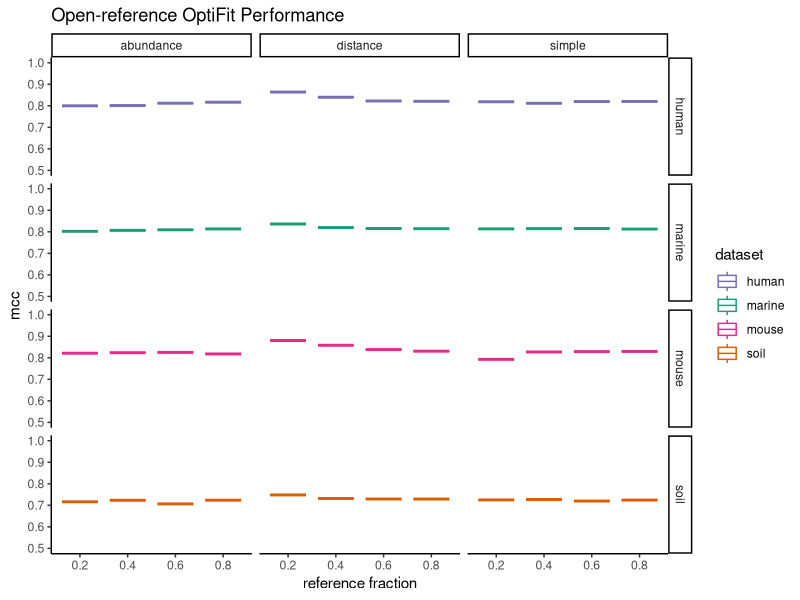
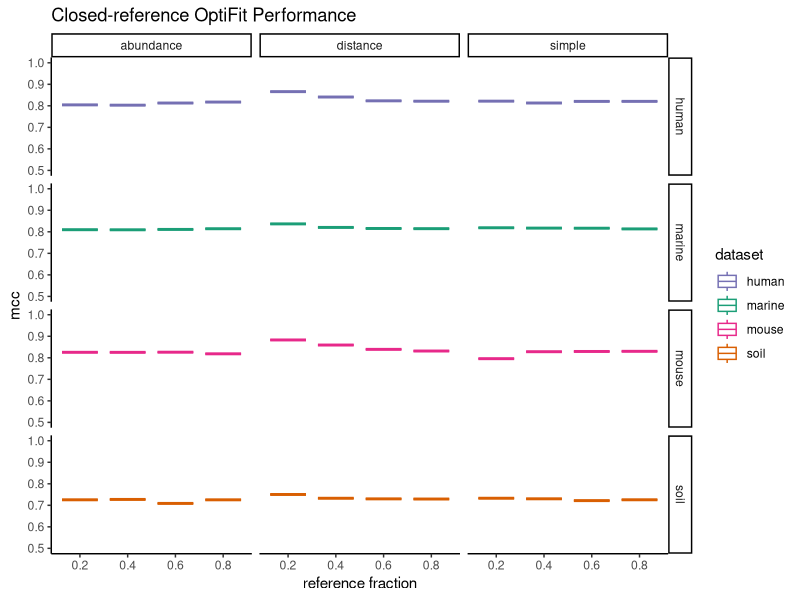
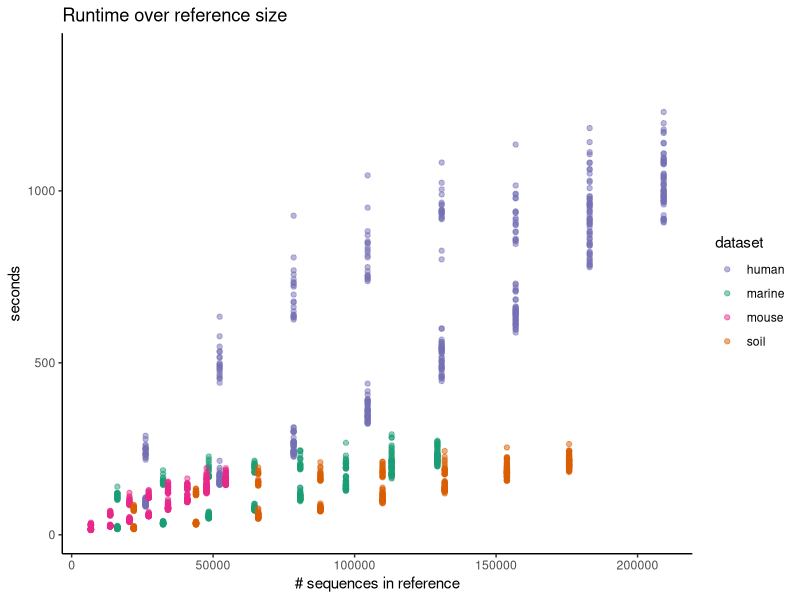
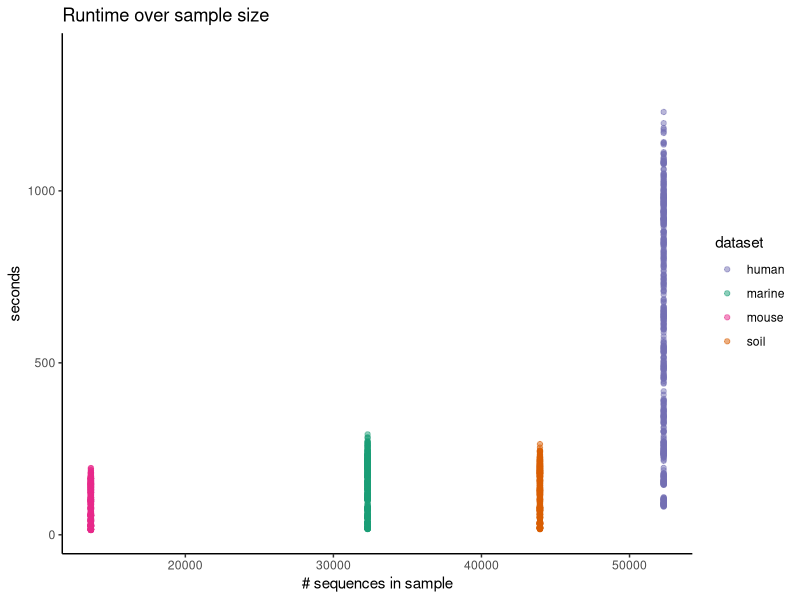
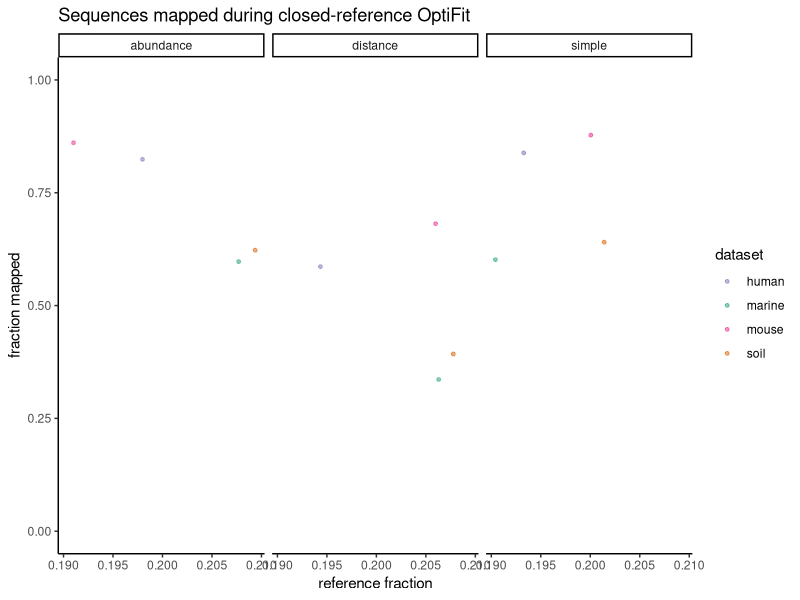

Write R code to recreate these figures, in order.
## ---- chunk 1
knitr::opts_chunk$set(echo = TRUE,
                      message = FALSE,
                      fig.path = "figures/"
                      )
## ---- chunk 2
library(cowplot)
library(ggtext)
library(here)
library(knitr)
library(tidyverse)
theme_set(theme_classic())
color_palette <- RColorBrewer::brewer.pal(4, "Dark2")
dataset_colors <- c(
  human = color_palette[[3]],
  marine = color_palette[[1]],
  mouse = color_palette[[4]],
  soil = color_palette[[2]]
)
## ---- chunk 3
sensspec_fit <-
  read_tsv(here('subworkflows/3_fit_sample_subset/results/sensspec.tsv'))
## ---- chunk 4
sensspec_fit %>%
  filter(method == 'open') %>% 
  group_by(dataset, ref_weight) %>%
  ggplot(aes(x = as.factor(ref_frac), y = mcc, color = dataset)) +
  geom_boxplot() +
  scale_color_manual(values = dataset_colors) +
  ylim(0.5, 1) +
  facet_grid(dataset ~ ref_weight) +
  labs(title='Open-reference OptiFit Performance',
       x='reference fraction')
## ---- chunk 5
sensspec_fit %>%
  filter(method == 'closed') %>% 
  group_by(dataset, ref_weight) %>%
  ggplot(aes(x = as.factor(ref_frac), y = mcc, color = dataset)) +
  geom_boxplot() +
  scale_color_manual(values = dataset_colors) +
  ylim(0.5, 1) +
  facet_grid(dataset ~ ref_weight) +
  labs(title='Closed-reference OptiFit Performance',
       x='reference fraction')
## ---- chunk 6
runtime <- full_join(
  read_tsv(here('subworkflows/3_fit_sample_subset/results/benchmarks.tsv')),
  read_tsv(here('subworkflows/3_fit_sample_subset/results/input_sizes.tsv'))
  )
runtime %>% ggplot(aes(x=num_ref_seqs, y=s, color=dataset)) +
  geom_point(alpha = 0.5) +
  scale_color_manual(values = dataset_colors) +
  labs(title = 'Runtime over reference size',
       x = '# sequences in reference',
       y = 'seconds')
## ---- chunk 7
runtime %>% ggplot(aes(x=num_sample_seqs, y=s, color=dataset)) +
  geom_point(alpha = 0.5) +
  scale_color_manual(values = dataset_colors) +
  labs(title = 'Runtime over sample size',
       x = '# sequences in sample',
       y = 'seconds')
## ---- chunk 8
fractions <- read_tsv(here('subworkflows/3_fit_sample_subset/results/fraction_reads_mapped.tsv'))
fractions %>% 
  group_by(dataset, ref_weight, ref_frac) %>% 
  ggplot(aes(x=ref_frac, y=fraction_mapped, color=dataset)) +
  geom_jitter(alpha = 0.5, width = 0.01, size=1) +
  scale_color_manual(values = dataset_colors) +
  facet_wrap("ref_weight") +
  ylim(0, 1) +
  labs(title="Sequences mapped during closed-reference OptiFit",
       x='reference fraction',
       y='fraction mapped')
